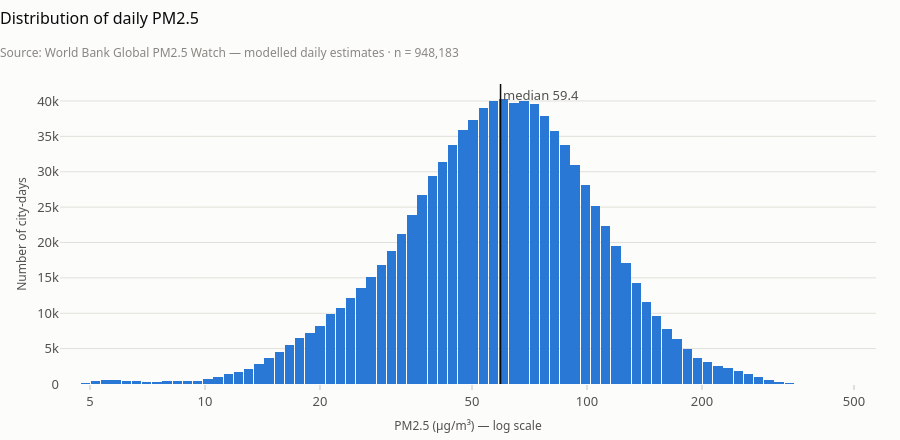

Notebook code cell kept with this figure:
### Code cell
charts.histogram(wb, log_x=True)
